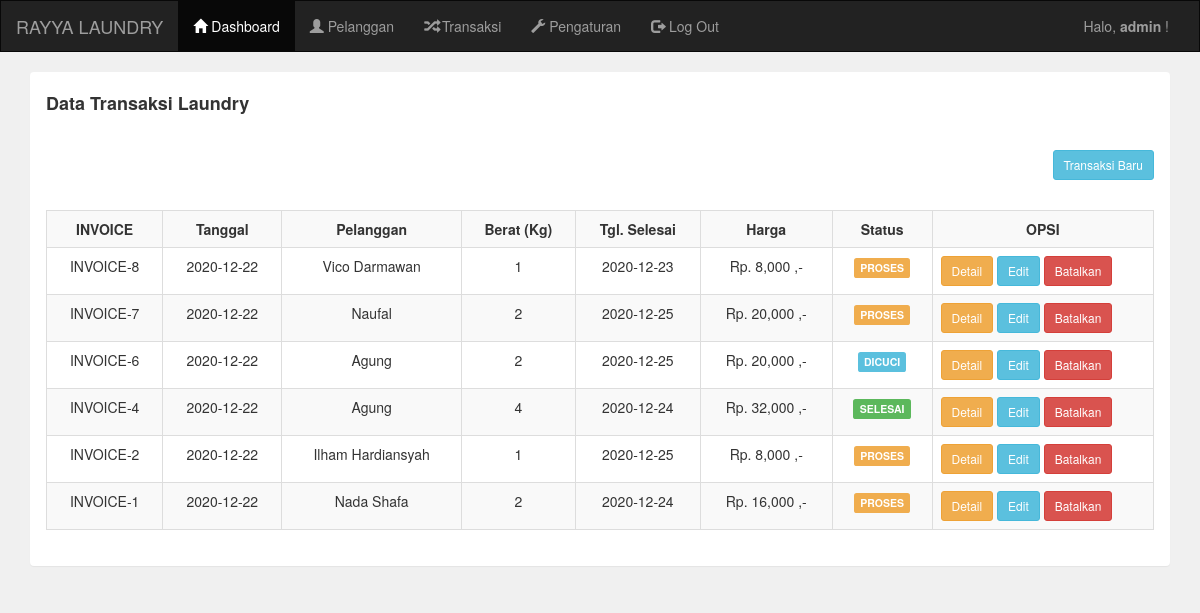
Screenshot of /admin/transaksi.php (signed in) with the database file from the repository.
### tables this page shows
CREATE TABLE `pelanggan` (
  `pelanggan_id` int(11) NOT NULL,
  `pelanggan_nama` varchar(255) NOT NULL,
  `pelanggan_hp` varchar(20) NOT NULL,
  `pelanggan_alamat` text NOT NULL
);

CREATE TABLE `transaksi` (
  `transaksi_id` int(11) NOT NULL,
  `transaksi_tgl` date NOT NULL,
  `transaksi_pelanggan` int(11) NOT NULL,
  `transaksi_harga` int(11) NOT NULL,
  `transaksi_berat` int(11) NOT NULL,
  `transaksi_tgl_selesai` date NOT NULL,
  `transaksi_status` int(11) NOT NULL
);

### admin/transaksi.php (the view, shortened to what this page needs)
<?php include 'header.php'; ?>
<div class="container">
	<div class="panel">
		<div class="panel-heading">
			<h4><b>Data Transaksi Laundry</b></h4>
		</div>
		<div class="panel-body">
			<a href="transaksi_tambah.php" class="btn btn-sm btn-info pull-right">Transaksi Baru</a>
			<br/>
			<br>
			<br>
			<table class="table table-bordered table-striped">
				<tr>
				<th class="text-center"> INVOICE </th>
				<th class="text-center"> Tanggal</th>
				<th class="text-center"> Pelanggan</th>
				<th class="text-center"> Berat (Kg)</th>
				<th class="text-center"> Tgl. Selesai</th>
				<th class="text-center"> Harga</th>
				<th class="text-center"> Status</th>
				<th class="text-center"width="20%">OPSI</th>
				</tr>
				<?php
				include '../koneksi.php';
				$data = mysqli_query($koneksi,"select * from pelanggan,transaksi where transaksi_pelanggan=pelanggan_id order by transaksi_id desc");
				while($d=mysqli_fetch_array($data)){
					?>
					<tr>
						<td class="text-center">INVOICE-<?php echo $d['transaksi_id']; ?></td>
						<td class="text-center"><?php echo $d['transaksi_tgl']; ?></td>
						<td class="text-center"><?php echo $d['pelanggan_nama']; ?></td>
						<td class="text-center"><?php echo $d['transaksi_berat']; ?></td>
						<td class="text-center"><?php echo $d['transaksi_tgl_selesai']; ?></td>
						<td class="text-center"><?php echo "Rp. ".number_format($d['transaksi_harga']) ." ,-"; ?></td>
						<td class="text-center">
							<?php
							if($d['transaksi_status']=="0"){
								echo "<div class='label label-warning'>PROSES</div>";
							}else if($d['transaksi_status']=="1"){
								echo "<div class='label label-info'>DICUCI</div>";
							}else if($d['transaksi_status']=="2"){
								echo "<div class='label label-success'>SELESAI</div>";
							}
							?>
						</td>
						<td>
							<a href="transaksi_invoice.php?id=<?php echo $d['transaksi_id']; ?>" target="_blank" class="btn btn-sm btn-warning">Detail</a>
							<?php echo "<a class ='btn btn-sm btn-info' href=\"transaksi_edit.php?id=$d[transaksi_id]\" onClick=\"return confirm('Apakah anda yakin ingin mengedit?')\">Edit</a>
							<a class ='btn btn-sm btn-danger' href=\"transaksi_hapus.php?id=$d[transaksi_id]\" onClick=\"return confirm('Apakah anda yakin ingi membatalkan?')\">Batalkan</a></td>"; ?>
					</tr>
					<?php
				}
				?>
			</table>
		</div>
	</div>
</div>
<?php include 'footer.php'; ?>

### rows the page displays
pelanggan: transaksi.transaksi_id "8", transaksi.transaksi_tgl "2020-12-22", pelanggan_nama "Vico Darmawan", transaksi.transaksi_berat "1", transaksi.transaksi_tgl_selesai "2020-12-23", transaksi.transaksi_harga "8,000", shows "PROSES"
pelanggan: transaksi.transaksi_id "7", transaksi.transaksi_tgl "2020-12-22", pelanggan_nama "Naufal", transaksi.transaksi_berat "2", transaksi.transaksi_tgl_selesai "2020-12-25", transaksi.transaksi_harga "20,000", shows "PROSES"
pelanggan: transaksi.transaksi_id "6", transaksi.transaksi_tgl "2020-12-22", pelanggan_nama "Agung", transaksi.transaksi_berat "2", transaksi.transaksi_tgl_selesai "2020-12-25", transaksi.transaksi_harga "20,000", shows "DICUCI", transaksi.transaksi_id "4", transaksi.transaksi_berat "4", transaksi.transaksi_tgl_selesai "2020-12-24", transaksi.transaksi_harga "32,000", shows "SELESAI"
pelanggan: transaksi.transaksi_id "2", transaksi.transaksi_tgl "2020-12-22", pelanggan_nama "Ilham Hardiansyah", transaksi.transaksi_berat "1", transaksi.transaksi_tgl_selesai "2020-12-25", transaksi.transaksi_harga "8,000", shows "PROSES"
pelanggan: transaksi.transaksi_id "1", transaksi.transaksi_tgl "2020-12-22", pelanggan_nama "Nada Shafa", transaksi.transaksi_berat "2", transaksi.transaksi_tgl_selesai "2020-12-24", transaksi.transaksi_harga "16,000", shows "PROSES"

### other values shown
$_SESSION['username'] "admin"
